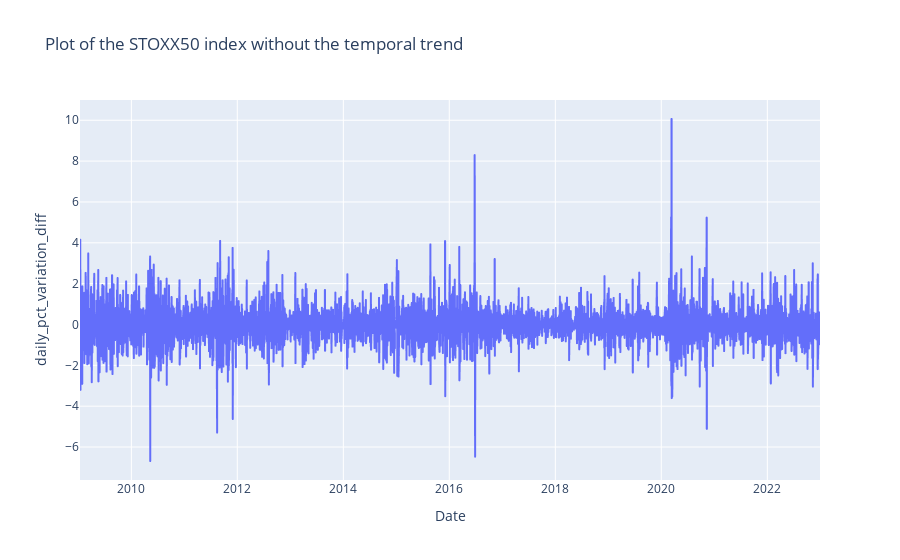

Notebook code cell kept with this figure:
### Markdown cell above
Visualisation of the time serie :

### Code cell
fig = px.line(stoxx50_data, x="Date", y="daily_pct_variation_diff", title="Plot of the STOXX50 index without the temporal trend")
fig.show()

### Figure 1 — Plotly figure (JSON) as saved in the notebook; plotly's stock layout.template omitted (floating-point values rounded to 4 significant figures; data arrays with more than 128 entries replaced by an {"elided": "..."} marker saying what was removed)
{"data": [{"hovertemplate": "Date=%{x}<br>daily_pct_variation_diff=%{y}<extra></extra>", "legendgroup": "", "line": {"color": "#636efa", "dash": "solid"}, "marker": {"symbol": "circle"}, "mode": "lines", "name": "", "showlegend": false, "type": "scattergl", "x": {"elided": "3508 str values"}, "xaxis": "x", "y": {"elided": "3508 float values"}, "yaxis": "y"}], "layout": {"legend": {"tracegroupgap": 0}, "title": {"text": "Plot of the STOXX50 index without the temporal trend"}, "xaxis": {"anchor": "y", "domain": [0, 1], "title": {"text": "Date"}}, "yaxis": {"anchor": "x", "domain": [0, 1], "title": {"text": "daily_pct_variation_diff"}}}}
